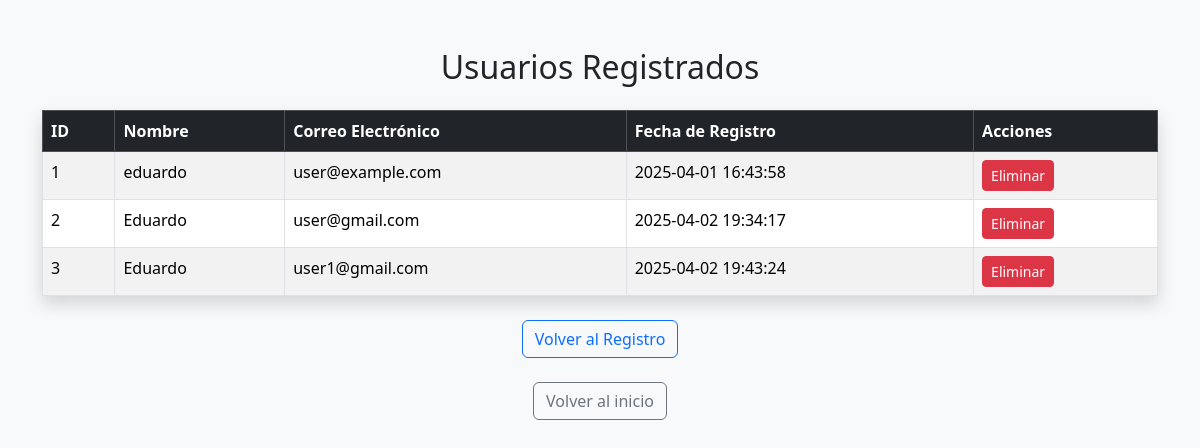
The app's page /registro_basico/views/user_list.php with its own data.
### tables this page shows
CREATE TABLE `usuarios` (
  `id` int(11) NOT NULL,
  `nombre` varchar(100) NOT NULL,
  `email` varchar(100) NOT NULL,
  `password` varchar(255) NOT NULL,
  `creado_en` timestamp NOT NULL DEFAULT current_timestamp(),
  `activo` tinyint(1) DEFAULT 0,
  `token_activacion` varchar(64) DEFAULT NULL
);

### registro_basico/models/User.php (called while the page is built, shortened)
<?php
require_once __DIR__ . '/../config/database.php';
class User {
    public static function obtenerTodos() {
        global $conn;
        $sql = "SELECT id, nombre, email, creado_en FROM usuarios";
        $result = $conn->query($sql);
        $usuarios = [];
        if ($result && $result->num_rows > 0) {
            while ($row = $result->fetch_assoc()) {
                $usuarios[] = $row;
            }
        }
        return $usuarios;
    }
}
?>

### registro_basico/controllers/UserListController.php (called while the page is built)
<?php
require_once __DIR__ . '/../models/User.php';
$usuarios = User::obtenerTodos();

### registro_basico/views/user_list.php (the view, shortened to what this page needs)
<?php
require_once __DIR__ . '/../controllers/UserListController.php';
?>
<!DOCTYPE html>
<html lang="es">
<head>
    <link href="https://cdn.jsdelivr.net/npm/bootstrap@5.3.2/dist/css/bootstrap.min.css" rel="stylesheet">
</head>
<body class="bg-light">
<div class="container mt-5">
    <h2 class="mb-4 text-center">Usuarios Registrados</h2>
    <table class="table table-striped table-bordered shadow">
        <thead class="table-dark">
            <tr>
                <th>ID</th>
                <th>Nombre</th>
                <th>Correo Electrónico</th>
                <th>Fecha de Registro</th>
                <th>Acciones</th>
            </tr>
        </thead>
        <tbody>
            <?php if (!empty($usuarios)) : ?>
                <?php foreach ($usuarios as $usuario) : ?>
                    <tr>
                        <td><?php echo htmlspecialchars($usuario['id']); ?></td>
                        <td><?php echo htmlspecialchars($usuario['nombre']); ?></td>
                        <td><?php echo htmlspecialchars($usuario['email']); ?></td>
                        <td><?php echo htmlspecialchars($usuario['creado_en']); ?></td>
                        <td>
                            <form action="../controllers/DeleteUserController.php" method="POST" onsubmit="return confirm('¿Estás seguro de eliminar este usuario?');">
                                <button type="submit" class="btn btn-sm btn-danger">Eliminar</button>
                            </form>
                        </td>
                    </tr>
                <?php endforeach; ?>
            <?php else : ?>
                <tr><td colspan="5" class="text-center">No hay usuarios registrados.</td></tr>
            <?php endif; ?>
        </tbody>
    </table>
    <div class="text-center mt-4">
        <a href="register.php" class="btn btn-outline-primary">Volver al Registro</a>
    </div>
    <div class="text-center mt-4">
        <a href="../index.php" class="btn btn-outline-secondary">Volver al inicio</a>
    </div>
</div>
</body>
</html>

### records on screen
usuarios: id "1", nombre "eduardo", email "user@example.com", creado_en "2025-04-01 16:43:58"
usuarios: id "2", nombre "Eduardo", email "user@gmail.com", creado_en "2025-04-02 19:34:17"
usuarios: id "3", nombre "Eduardo", email "user1@gmail.com", creado_en "2025-04-02 19:43:24"
